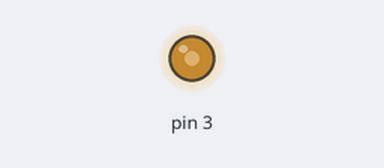
The sketch below on a simulated Arduino Uno, built with avr-gcc and run on an emulated ATmega328P. Parts: output pins drawn as LEDs (lit = HIGH).

Above: at 0.1 s.
Timing chart, 0 to 1.6 s (numbered marks = the images above):
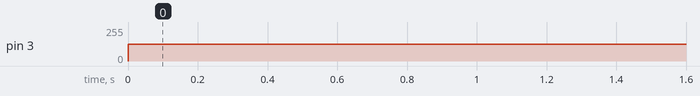

The sketch:

analogWrite.ino
```cpp
void setup() {
  // Set pin 3 to OUTPUT.
  pinMode(3, OUTPUT);
  // Set the voltage to zero for pin 3 for good measure.
  digitalWrite(3, LOW);
}

void loop() {
  // The percentage of time a pin is HIGH in a period is called the duty cycle.
  // When a pin is HIGH for half of the period and LOW for the other half, the duty cycle is 50%.
  // analogWrite controls the PWM (pulse width modulation) function for pin which changes the LED's brightness.
  // The first argument is the pin number and the second is a value between 0 and 255.
  // This second number represents the duty cycle. A value of 127 cooresponds to a 50% duty cycle.
  analogWrite(3, 127);
}
```

Measured:
- by itself, pin 3: 0/255 → 127/255 at 0.00 s
